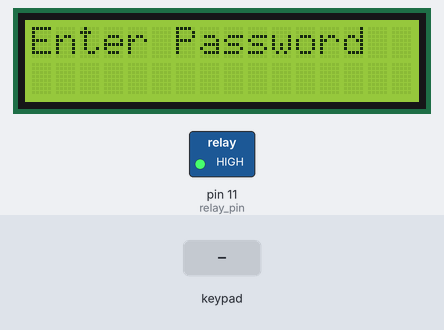
Bench run of a sketch on a simulated Arduino Mega 2560, built with avr-gcc and run on an emulated ATmega2560. On the bench: 16×2 character LCD, switched loads named in the sketch (green lamp = pin HIGH). Inputs (shaded band) come from the test bench.

Above: at 4.3 s.
4.4 s: keypad keys 9 8 7 6 # pressed 0.4 s apart
At 6.6 s:
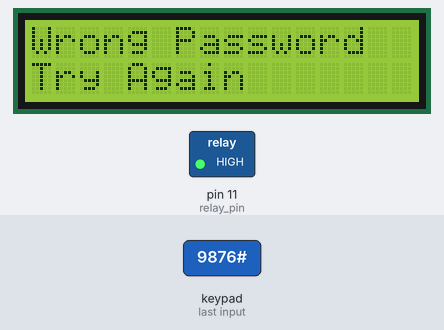
7.9 s: key '1' pressed
At 8.9 s:
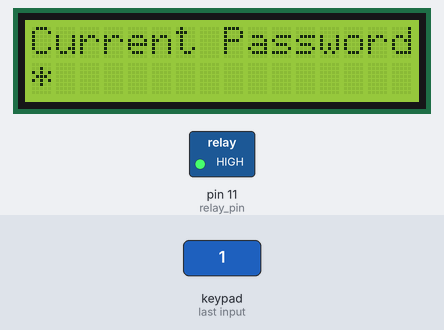
9.5 s: keypad keys 9 8 7 6 pressed 0.4 s apart
At 12.4 s:
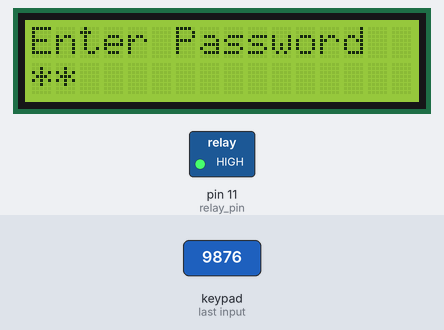
12.6 s: key '2' pressed
At 13.1 s:
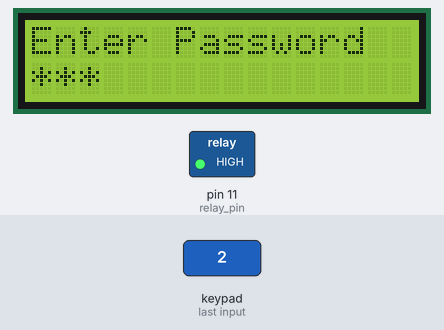
14.1 s: key '3' pressed
At 14.21 s:
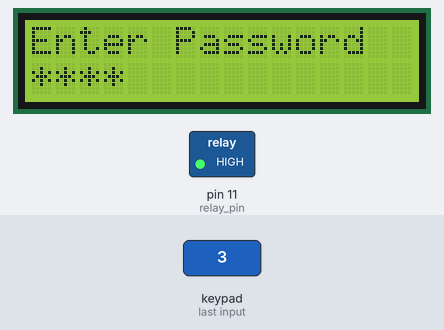
Timing chart, 0 to 17.1 s (numbered marks = the images above; inputs shaded):
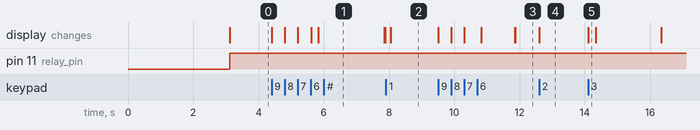

Measured:
- after the input at 4.4 s, the display: first changes at once (image 1 shows a later state)
- after the input at 7.9 s, the display: changes after 0.15 s (image 2)
- after the input at 9.5 s, the display: first changes at once (image 3 shows a later state)
- after the input at 12.6 s, the display: changes at once (image 4)
- after the input at 14.1 s, the display: changes at once (image 5)

The sketch:

SmartDoorLock_Arduino.ino
```cpp
#include <Wire.h>
#include <LiquidCrystal_I2C.h>
#include <EEPROM.h>
#include <Keypad.h>
#include <SoftwareSerial.h>

const int relay_pin = 11; // Connect relay to Arduino D11

LiquidCrystal_I2C lcd(0x3F, 16, 2);
char password[5];  // Extra space for null terminator
char initial_password[5], new_password[5];
char key_pressed = 0;
int i = 0;

const byte rows = 4;
const byte columns = 4;
char hexaKeys[rows][columns] = {
  {'1', '2', '3', 'A'},
  {'4', '5', '6', 'B'},
  {'7', '8', '9', 'C'},
  {'*', '0', '#', 'D'}
};
byte row_pins[rows] = {9, 8, 7, 6};
byte column_pins[columns] = {5, 4, 3, 2};
Keypad keypad_key = Keypad(makeKeymap(hexaKeys), row_pins, column_pins, rows, columns);

void unlockDoor() {
  unsigned long unlockStartTime = millis();  // Record the start time

  while (millis() - unlockStartTime < 500) {
    digitalWrite(relay_pin, HIGH);
    delay(500);  // Small delay to stabilize the loop
  }

  digitalWrite(relay_pin, LOW);

  // Log the unlocking event with timestamp
  Serial.println("Door Unlocked");
}


void setup() {
  Wire.begin();
  lcd.init();
  lcd.backlight();
  pinMode(relay_pin, OUTPUT);
  Serial.begin(9600);   // Serial monitor communication
  Serial1.begin(9600);  // Serial1 for communication with HC-05

  lcd.print(" MOUNT DYNAMICS ");
  lcd.setCursor(0, 1);
  lcd.print("Electronic Lock ");
  delay(3000);
  lcd.clear();
  lcd.print("Enter Password");
  lcd.setCursor(0, 1);
  initialPassword();
}

void loop() {
    if (Serial1.available() > 1) {
    char receivedChar = Serial1.read();
    Serial.print("Received: ");
    Serial.println(receivedChar);

    // Check if the received character is '1'
    if (receivedChar == '0') {
      digitalWrite(relay_pin, HIGH); // Turn on the relay
      Serial.println("Relay turned ON");
    } else {
      digitalWrite(relay_pin, LOW); // Turn off the relay
      Serial.println("Relay turned OFF");
    }

    // Real-time monitoring of relay state
    if (digitalRead(relay_pin) == HIGH) {
      Serial.println("Relay is currently ON");
    } else {
      Serial.println("Relay is currently OFF");
    }

    delay(100);  // Add a small delay to allow time for processing
  }


  digitalWrite(relay_pin, HIGH);

  key_pressed = getKey();
  if (key_pressed == '#')
    changePassword();
  if (key_pressed) {
    password[i++] = key_pressed;
    lcd.print('*');
  }
  if (i == 4) {
    delay(200);
    if (checkPassword()) {
      lcd.clear();
      lcd.print("Pass Accepted");
      unlockDoor();
      lcd.clear();
      lcd.print("Enter Password:");
      i = 0;
    } else {
      lcd.clear();
      lcd.print("Wrong Password");
      lcd.setCursor(0, 1);
      lcd.print("Try Again");
      delay(2000);
      lcd.clear();
      lcd.print("Enter Password");
      i = 0;
    }
  }

}


// Remaining functions remain unchanged...

char getKey() {
  char key = keypad_key.getKey();
  return key;
}

void changePassword() {
  int j = 0;
  lcd.clear();
  lcd.print("Current Password");
  lcd.setCursor(0, 1);

  while (j < 4) {
    char key = getKey();
    if (key) {
      new_password[j++] = key;
      lcd.print('*');
    }
  }

  delay(500);

  if (strncmp(new_password, initial_password, 4) != 0) {
    lcd.clear();
    lcd.print("Wrong Password");
    lcd.setCursor(0, 1);
    lcd.print("Try Again");
    delay(1000);
  } else {
    j = 0;
    lcd.clear();
    lcd.print("New Password:");
    lcd.setCursor(0, 1);

    while (j < 4) {
      char key = getKey();
      if (key) {
        initial_password[j] = key;
        lcd.print('*');
        EEPROM.write(j, key);
        j++;
      }
    }

    lcd.clear();
    lcd.print("Pass Changed");
    delay(1000);
  }

  lcd.clear();
  lcd.print("Enter Password");
  lcd.setCursor(0, 1);
}

void initialPassword() {
  for (int j = 0; j < 4; j++) {
    initial_password[j] = EEPROM.read(j);
  }
}

bool checkPassword() {
  return strncmp(password, initial_password, 4) == 0;
}
```
